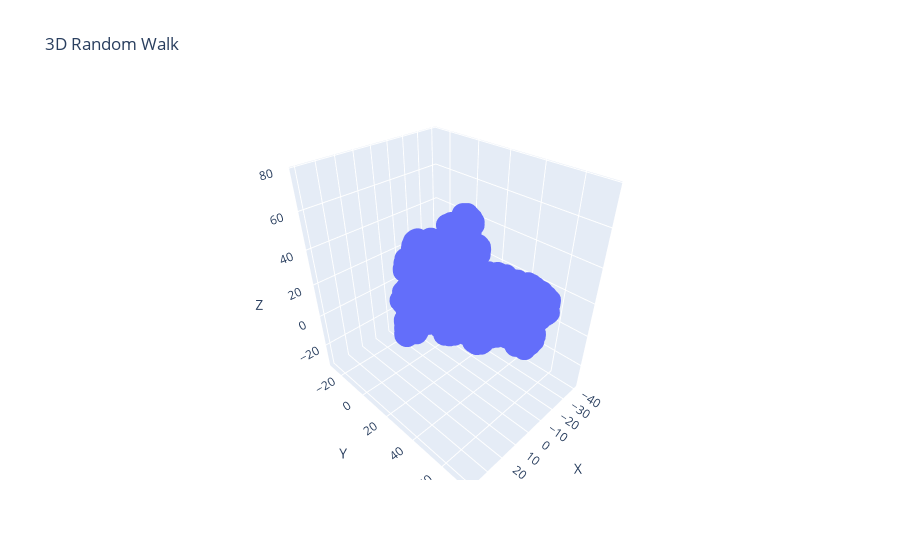

The notebook cell this image was saved under:
### Code cell
import plotly.graph_objects as go
import random

def random_walk_3d(num_steps):
    # Initialize starting point
    x = [0]
    y = [0]
    z = [0]

    # Simulate random walk
    for _ in range(num_steps):
        # Generate random direction
        direction = random.choice(['x', 'y', 'z'])
        
        # Update coordinates based on direction
        if direction == 'x':
            x.append(x[-1] + random.choice([-1, 1]))
            y.append(y[-1])
            z.append(z[-1])
        elif direction == 'y':
            x.append(x[-1])
            y.append(y[-1] + random.choice([-1, 1]))
            z.append(z[-1])
        else:
            x.append(x[-1])
            y.append(y[-1])
            z.append(z[-1] + random.choice([-1, 1]))

    return x, y, z

# Set the number of steps in the random walk
num_steps = 10000

# Simulate the random walk
x, y, z = random_walk_3d(num_steps)

# Create a 3D scatter plot
fig = go.Figure(data=[go.Scatter3d(x=x, y=y, z=z, mode='markers')])

# Set plot title and axis labels
fig.update_layout(title='3D Random Walk',
                  scene=dict(xaxis_title='X', yaxis_title='Y', zaxis_title='Z'))

# Show the plot
fig.show()

### Figure 1 — Plotly figure (JSON) as saved in the notebook; plotly's stock layout.template omitted (floating-point values rounded to 4 significant figures; data arrays with more than 128 entries replaced by an {"elided": "..."} marker saying what was removed)
{"data": [{"mode": "markers", "type": "scatter3d", "x": {"elided": "10001 int values"}, "y": {"elided": "10001 int values"}, "z": {"elided": "10001 int values"}}], "layout": {"scene": {"xaxis": {"title": {"text": "X"}}, "yaxis": {"title": {"text": "Y"}}, "zaxis": {"title": {"text": "Z"}}}, "title": {"text": "3D Random Walk"}}}
